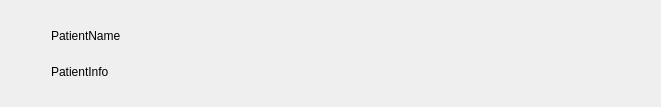
<?xml version="1.0" encoding="UTF-8"?>
<ui version="4.0">
 <class>patientWindowContainer</class>
 <widget class="QWidget" name="patientWindowContainer">
  <property name="geometry">
   <rect>
    <x>0</x>
    <y>0</y>
    <width>661</width>
    <height>107</height>
   </rect>
  </property>
  <property name="windowTitle">
   <string>Form</string>
  </property>
  <layout class="QGridLayout" name="gridLayout" rowstretch="0" columnstretch="0,8">
   <item row="0" column="1">
    <widget class="QWidget" name="patientInfoContainer" native="true">
     <layout class="QVBoxLayout" name="verticalLayout" stretch="0,0">
      <item>
       <widget class="QLabel" name="patientName">
        <property name="text">
         <string>PatientName</string>
        </property>
       </widget>
      </item>
      <item>
       <widget class="QLabel" name="patientInfo">
        <property name="text">
         <string>PatientInfo</string>
        </property>
       </widget>
      </item>
     </layout>
    </widget>
   </item>
   <item row="0" column="0">
    <widget class="QWidget" name="patientImageContainer" native="true">
     <property name="sizePolicy">
      <sizepolicy hsizetype="Minimum" vsizetype="Minimum">
       <horstretch>0</horstretch>
       <verstretch>0</verstretch>
      </sizepolicy>
     </property>
     <layout class="QGridLayout" name="gridLayout_2" rowstretch="0">
      <item row="0" column="0">
       <widget class="QLabel" name="patientImage">
        <property name="enabled">
         <bool>true</bool>
        </property>
        <property name="sizePolicy">
         <sizepolicy hsizetype="Preferred" vsizetype="Preferred">
          <horstretch>0</horstretch>
          <verstretch>0</verstretch>
         </sizepolicy>
        </property>
        <property name="minimumSize">
         <size>
          <width>0</width>
          <height>0</height>
         </size>
        </property>
        <property name="maximumSize">
         <size>
          <width>65</width>
          <height>65</height>
         </size>
        </property>
        <property name="text">
         <string/>
        </property>
        <property name="textFormat">
         <enum>Qt::TextFormat::RichText</enum>
        </property>
        <property name="pixmap">
         <pixmap>../../resources/imgs/placeholder_profile.png</pixmap>
        </property>
        <property name="scaledContents">
         <bool>true</bool>
        </property>
       </widget>
      </item>
     </layout>
    </widget>
   </item>
  </layout>
 </widget>
 <resources/>
 <connections/>
</ui>
